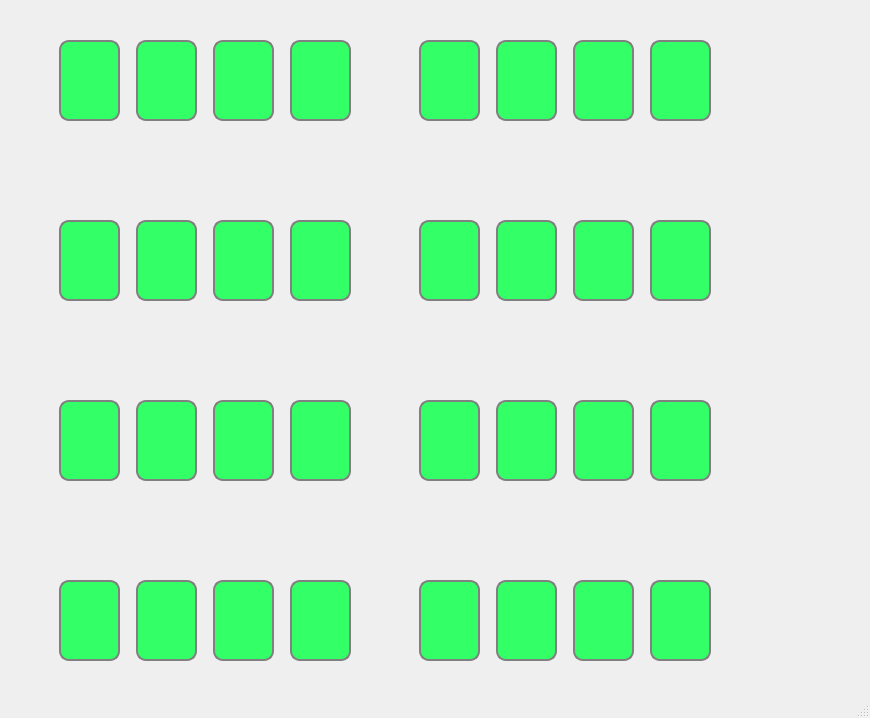
<?xml version="1.0" encoding="UTF-8"?>
<ui version="4.0">
 <class>Parking</class>
 <widget class="QMainWindow" name="ParkingNow">
  <property name="geometry">
   <rect>
    <x>0</x>
    <y>0</y>
    <width>870</width>
    <height>718</height>
   </rect>
  </property>
  <property name="font">
   <font>
    <family>Verdana</family>
    <pointsize>10</pointsize>
   </font>
  </property>
  <property name="windowTitle">
   <string>Parking Now</string>
  </property>
  <property name="windowIcon">
   <iconset>
    <normaloff>depositphotos_73409341-stock-photo-parking-area-on-the-road.jpg</normaloff>depositphotos_73409341-stock-photo-parking-area-on-the-road.jpg</iconset>
  </property>
  <widget class="QWidget" name="centralwidget">
   <widget class="QLineEdit" name="p1">
    <property name="geometry">
     <rect>
      <x>59</x>
      <y>40</y>
      <width>61</width>
      <height>81</height>
     </rect>
    </property>
    <property name="font">
     <font>
      <family>Verdana</family>
      <pointsize>12</pointsize>
      <weight>75</weight>
      <bold>true</bold>
     </font>
    </property>
    <property name="styleSheet">
     <string notr="true">QLineEdit {
    border: 2px solid gray;
    border-radius: 10px;
    padding: 0 8px;
    background-color: #33ff66;
}</string>
    </property>
    <property name="text">
     <string/>
    </property>
    <property name="readOnly">
     <bool>true</bool>
    </property>
   </widget>
   <widget class="QLabel" name="label">
    <property name="geometry">
     <rect>
      <x>19</x>
      <y>380</y>
      <width>361</width>
      <height>311</height>
     </rect>
    </property>
    <property name="text">
     <string/>
    </property>
    <property name="pixmap">
     <pixmap>parking.PNG</pixmap>
    </property>
    <property name="scaledContents">
     <bool>true</bool>
    </property>
   </widget>
   <widget class="QLabel" name="label_2">
    <property name="geometry">
     <rect>
      <x>379</x>
      <y>380</y>
      <width>361</width>
      <height>311</height>
     </rect>
    </property>
    <property name="text">
     <string/>
    </property>
    <property name="pixmap">
     <pixmap>parking.PNG</pixmap>
    </property>
    <property name="scaledContents">
     <bool>true</bool>
    </property>
   </widget>
   <widget class="QLabel" name="label_3">
    <property name="geometry">
     <rect>
      <x>379</x>
      <y>20</y>
      <width>361</width>
      <height>311</height>
     </rect>
    </property>
    <property name="text">
     <string/>
    </property>
    <property name="pixmap">
     <pixmap>parking.PNG</pixmap>
    </property>
    <property name="scaledContents">
     <bool>true</bool>
    </property>
   </widget>
   <widget class="QLabel" name="label_4">
    <property name="geometry">
     <rect>
      <x>19</x>
      <y>20</y>
      <width>361</width>
      <height>311</height>
     </rect>
    </property>
    <property name="text">
     <string/>
    </property>
    <property name="pixmap">
     <pixmap>parking.PNG</pixmap>
    </property>
    <property name="scaledContents">
     <bool>true</bool>
    </property>
   </widget>
   <widget class="QLabel" name="label_5">
    <property name="geometry">
     <rect>
      <x>19</x>
      <y>330</y>
      <width>361</width>
      <height>60</height>
     </rect>
    </property>
    <property name="text">
     <string/>
    </property>
    <property name="pixmap">
     <pixmap>separatore.PNG</pixmap>
    </property>
    <property name="scaledContents">
     <bool>true</bool>
    </property>
   </widget>
   <widget class="QLabel" name="label_6">
    <property name="geometry">
     <rect>
      <x>379</x>
      <y>330</y>
      <width>361</width>
      <height>60</height>
     </rect>
    </property>
    <property name="text">
     <string/>
    </property>
    <property name="pixmap">
     <pixmap>separatore.PNG</pixmap>
    </property>
    <property name="scaledContents">
     <bool>true</bool>
    </property>
   </widget>
   <widget class="QLabel" name="label_7">
    <property name="geometry">
     <rect>
      <x>750</x>
      <y>320</y>
      <width>111</width>
      <height>71</height>
     </rect>
    </property>
    <property name="text">
     <string/>
    </property>
    <property name="pixmap">
     <pixmap>depositphotos_73409341-stock-photo-parking-area-on-the-road.jpg</pixmap>
    </property>
    <property name="scaledContents">
     <bool>true</bool>
    </property>
   </widget>
   <widget class="QLineEdit" name="p2">
    <property name="geometry">
     <rect>
      <x>136</x>
      <y>40</y>
      <width>61</width>
      <height>81</height>
     </rect>
    </property>
    <property name="font">
     <font>
      <family>Verdana</family>
      <pointsize>12</pointsize>
      <weight>75</weight>
      <bold>true</bold>
     </font>
    </property>
    <property name="styleSheet">
     <string notr="true">QLineEdit {
    border: 2px solid gray;
    border-radius: 10px;
    padding: 0 8px;
    background-color: #33ff66;
}</string>
    </property>
    <property name="text">
     <string/>
    </property>
    <property name="readOnly">
     <bool>true</bool>
    </property>
   </widget>
   <widget class="QLineEdit" name="p6">
    <property name="geometry">
     <rect>
      <x>496</x>
      <y>40</y>
      <width>61</width>
      <height>81</height>
     </rect>
    </property>
    <property name="font">
     <font>
      <family>Verdana</family>
      <pointsize>12</pointsize>
      <weight>75</weight>
      <bold>true</bold>
     </font>
    </property>
    <property name="styleSheet">
     <string notr="true">QLineEdit {
    border: 2px solid gray;
    border-radius: 10px;
    padding: 0 8px;
    background-color: #33ff66;
}</string>
    </property>
    <property name="text">
     <string/>
    </property>
    <property name="readOnly">
     <bool>true</bool>
    </property>
   </widget>
   <widget class="QLineEdit" name="p5">
    <property name="geometry">
     <rect>
      <x>419</x>
      <y>40</y>
      <width>61</width>
      <height>81</height>
     </rect>
    </property>
    <property name="font">
     <font>
      <family>Verdana</family>
      <pointsize>12</pointsize>
      <weight>75</weight>
      <bold>true</bold>
     </font>
    </property>
    <property name="styleSheet">
     <string notr="true">QLineEdit {
    border: 2px solid gray;
    border-radius: 10px;
    padding: 0 8px;
    background-color: #33ff66;
}</string>
    </property>
    <property name="text">
     <string/>
    </property>
    <property name="readOnly">
     <bool>true</bool>
    </property>
   </widget>
   <widget class="QLineEdit" name="p4">
    <property name="geometry">
     <rect>
      <x>290</x>
      <y>40</y>
      <width>61</width>
      <height>81</height>
     </rect>
    </property>
    <property name="font">
     <font>
      <family>Verdana</family>
      <pointsize>12</pointsize>
      <weight>75</weight>
      <bold>true</bold>
     </font>
    </property>
    <property name="styleSheet">
     <string notr="true">QLineEdit {
    border: 2px solid gray;
    border-radius: 10px;
    padding: 0 8px;
    background-color: #33ff66;
}</string>
    </property>
    <property name="text">
     <string/>
    </property>
    <property name="readOnly">
     <bool>true</bool>
    </property>
   </widget>
   <widget class="QLineEdit" name="p3">
    <property name="geometry">
     <rect>
      <x>213</x>
      <y>40</y>
      <width>61</width>
      <height>81</height>
     </rect>
    </property>
    <property name="font">
     <font>
      <family>Verdana</family>
      <pointsize>12</pointsize>
      <weight>75</weight>
      <bold>true</bold>
     </font>
    </property>
    <property name="styleSheet">
     <string notr="true">QLineEdit {
    border: 2px solid gray;
    border-radius: 10px;
    padding: 0 8px;
    background-color: #33ff66;
}
</string>
    </property>
    <property name="text">
     <string/>
    </property>
    <property name="readOnly">
     <bool>true</bool>
    </property>
   </widget>
   <widget class="QLineEdit" name="p17">
    <property name="geometry">
     <rect>
      <x>59</x>
      <y>400</y>
      <width>61</width>
      <height>81</height>
     </rect>
    </property>
    <property name="font">
     <font>
      <family>Verdana</family>
      <pointsize>12</pointsize>
      <weight>75</weight>
      <bold>true</bold>
     </font>
    </property>
    <property name="styleSheet">
     <string notr="true">QLineEdit {
    border: 2px solid gray;
    border-radius: 10px;
    padding: 0 8px;
    background-color: #33ff66;
}</string>
    </property>
    <property name="text">
     <string/>
    </property>
    <property name="readOnly">
     <bool>true</bool>
    </property>
   </widget>
   <widget class="QLineEdit" name="p9">
    <property name="geometry">
     <rect>
      <x>59</x>
      <y>220</y>
      <width>61</width>
      <height>81</height>
     </rect>
    </property>
    <property name="font">
     <font>
      <family>Verdana</family>
      <pointsize>12</pointsize>
      <weight>75</weight>
      <bold>true</bold>
     </font>
    </property>
    <property name="styleSheet">
     <string notr="true">QLineEdit {
    border: 2px solid gray;
    border-radius: 10px;
    padding: 0 8px;
    background-color: #33ff66;
}</string>
    </property>
    <property name="text">
     <string/>
    </property>
    <property name="readOnly">
     <bool>true</bool>
    </property>
   </widget>
   <widget class="QLineEdit" name="p8">
    <property name="geometry">
     <rect>
      <x>650</x>
      <y>40</y>
      <width>61</width>
      <height>81</height>
     </rect>
    </property>
    <property name="font">
     <font>
      <family>Verdana</family>
      <pointsize>12</pointsize>
      <weight>75</weight>
      <bold>true</bold>
     </font>
    </property>
    <property name="styleSheet">
     <string notr="true">QLineEdit {
    border: 2px solid gray;
    border-radius: 10px;
    padding: 0 8px;
    background-color: #33ff66;
}</string>
    </property>
    <property name="text">
     <string/>
    </property>
    <property name="readOnly">
     <bool>true</bool>
    </property>
   </widget>
   <widget class="QLineEdit" name="p7">
    <property name="geometry">
     <rect>
      <x>573</x>
      <y>40</y>
      <width>61</width>
      <height>81</height>
     </rect>
    </property>
    <property name="font">
     <font>
      <family>Verdana</family>
      <pointsize>12</pointsize>
      <weight>75</weight>
      <bold>true</bold>
     </font>
    </property>
    <property name="styleSheet">
     <string notr="true">QLineEdit {
    border: 2px solid gray;
    border-radius: 10px;
    padding: 0 8px;
    background-color: #33ff66;
}
</string>
    </property>
    <property name="text">
     <string/>
    </property>
    <property name="readOnly">
     <bool>true</bool>
    </property>
   </widget>
   <widget class="QLineEdit" name="p10">
    <property name="geometry">
     <rect>
      <x>136</x>
      <y>220</y>
      <width>61</width>
      <height>81</height>
     </rect>
    </property>
    <property name="font">
     <font>
      <family>Verdana</family>
      <pointsize>12</pointsize>
      <weight>75</weight>
      <bold>true</bold>
     </font>
    </property>
    <property name="styleSheet">
     <string notr="true">QLineEdit {
    border: 2px solid gray;
    border-radius: 10px;
    padding: 0 8px;
    background-color: #33ff66;
}</string>
    </property>
    <property name="text">
     <string/>
    </property>
    <property name="readOnly">
     <bool>true</bool>
    </property>
   </widget>
   <widget class="QLineEdit" name="p13">
    <property name="geometry">
     <rect>
      <x>419</x>
      <y>220</y>
      <width>61</width>
      <height>81</height>
     </rect>
    </property>
    <property name="font">
     <font>
      <family>Verdana</family>
      <pointsize>12</pointsize>
      <weight>75</weight>
      <bold>true</bold>
     </font>
    </property>
    <property name="styleSheet">
     <string notr="true">QLineEdit {
    border: 2px solid gray;
    border-radius: 10px;
    padding: 0 8px;
    background-color: #33ff66;
}</string>
    </property>
    <property name="text">
     <string/>
    </property>
    <property name="readOnly">
     <bool>true</bool>
    </property>
   </widget>
   <widget class="QLineEdit" name="p12">
    <property name="geometry">
     <rect>
      <x>290</x>
      <y>220</y>
      <width>61</width>
      <height>81</height>
     </rect>
    </property>
    <property name="font">
     <font>
      <family>Verdana</family>
      <pointsize>12</pointsize>
      <weight>75</weight>
      <bold>true</bold>
     </font>
    </property>
    <property name="styleSheet">
     <string notr="true">QLineEdit {
    border: 2px solid gray;
    border-radius: 10px;
    padding: 0 8px;
    background-color: #33ff66;
}</string>
    </property>
    <property name="text">
     <string/>
    </property>
    <property name="readOnly">
     <bool>true</bool>
    </property>
   </widget>
   <widget class="QLineEdit" name="p11">
    <property name="geometry">
     <rect>
      <x>213</x>
      <y>220</y>
      <width>61</width>
      <height>81</height>
     </rect>
    </property>
    <property name="font">
     <font>
      <family>Verdana</family>
      <pointsize>12</pointsize>
      <weight>75</weight>
      <bold>true</bold>
     </font>
    </property>
    <property name="styleSheet">
     <string notr="true">QLineEdit {
    border: 2px solid gray;
    border-radius: 10px;
    padding: 0 8px;
    background-color: #33ff66;
}</string>
    </property>
    <property name="text">
     <string/>
    </property>
    <property name="readOnly">
     <bool>true</bool>
    </property>
   </widget>
   <widget class="QLineEdit" name="p14">
    <property name="geometry">
     <rect>
      <x>496</x>
      <y>220</y>
      <width>61</width>
      <height>81</height>
     </rect>
    </property>
    <property name="font">
     <font>
      <family>Verdana</family>
      <pointsize>12</pointsize>
      <weight>75</weight>
      <bold>true</bold>
     </font>
    </property>
    <property name="styleSheet">
     <string notr="true">QLineEdit {
    border: 2px solid gray;
    border-radius: 10px;
    padding: 0 8px;
    background-color: #33ff66;
}</string>
    </property>
    <property name="text">
     <string/>
    </property>
    <property name="readOnly">
     <bool>true</bool>
    </property>
   </widget>
   <widget class="QLineEdit" name="p15">
    <property name="geometry">
     <rect>
      <x>573</x>
      <y>220</y>
      <width>61</width>
      <height>81</height>
     </rect>
    </property>
    <property name="font">
     <font>
      <family>Verdana</family>
      <pointsize>12</pointsize>
      <weight>75</weight>
      <bold>true</bold>
     </font>
    </property>
    <property name="styleSheet">
     <string notr="true">QLineEdit {
    border: 2px solid gray;
    border-radius: 10px;
    padding: 0 8px;
    background-color: #33ff66;
}</string>
    </property>
    <property name="text">
     <string/>
    </property>
    <property name="readOnly">
     <bool>true</bool>
    </property>
   </widget>
   <widget class="QLineEdit" name="p16">
    <property name="geometry">
     <rect>
      <x>650</x>
      <y>220</y>
      <width>61</width>
      <height>81</height>
     </rect>
    </property>
    <property name="font">
     <font>
      <family>Verdana</family>
      <pointsize>12</pointsize>
      <weight>75</weight>
      <bold>true</bold>
     </font>
    </property>
    <property name="styleSheet">
     <string notr="true">QLineEdit {
    border: 2px solid gray;
    border-radius: 10px;
    padding: 0 8px;
    background-color: #33ff66;
}</string>
    </property>
    <property name="text">
     <string/>
    </property>
    <property name="readOnly">
     <bool>true</bool>
    </property>
   </widget>
   <widget class="QLineEdit" name="p19">
    <property name="geometry">
     <rect>
      <x>213</x>
      <y>400</y>
      <width>61</width>
      <height>81</height>
     </rect>
    </property>
    <property name="font">
     <font>
      <family>Verdana</family>
      <pointsize>12</pointsize>
      <weight>75</weight>
      <bold>true</bold>
     </font>
    </property>
    <property name="styleSheet">
     <string notr="true">QLineEdit {
    border: 2px solid gray;
    border-radius: 10px;
    padding: 0 8px;
    background-color: #33ff66;
}</string>
    </property>
    <property name="text">
     <string/>
    </property>
    <property name="readOnly">
     <bool>true</bool>
    </property>
   </widget>
   <widget class="QLineEdit" name="p18">
    <property name="geometry">
     <rect>
      <x>136</x>
      <y>400</y>
      <width>61</width>
      <height>81</height>
     </rect>
    </property>
    <property name="font">
     <font>
      <family>Verdana</family>
      <pointsize>12</pointsize>
      <weight>75</weight>
      <bold>true</bold>
     </font>
    </property>
    <property name="styleSheet">
     <string notr="true">QLineEdit {
    border: 2px solid gray;
    border-radius: 10px;
    padding: 0 8px;
    background-color: #33ff66;
}</string>
    </property>
    <property name="text">
     <string/>
    </property>
    <property name="readOnly">
     <bool>true</bool>
    </property>
   </widget>
   <widget class="QLineEdit" name="p20">
    <property name="geometry">
     <rect>
      <x>290</x>
      <y>400</y>
      <width>61</width>
      <height>81</height>
     </rect>
    </property>
    <property name="font">
     <font>
      <family>Verdana</family>
      <pointsize>12</pointsize>
      <weight>75</weight>
      <bold>true</bold>
     </font>
    </property>
    <property name="styleSheet">
     <string notr="true">QLineEdit {
    border: 2px solid gray;
    border-radius: 10px;
    padding: 0 8px;
    background-color: #33ff66;
}</string>
    </property>
    <property name="text">
     <string/>
    </property>
    <property name="readOnly">
     <bool>true</bool>
    </property>
   </widget>
   <widget class="QLineEdit" name="p23">
    <property name="geometry">
     <rect>
      <x>573</x>
      <y>400</y>
      <width>61</width>
      <height>81</height>
     </rect>
    </property>
    <property name="font">
     <font>
      <family>Verdana</family>
      <pointsize>12</pointsize>
      <weight>75</weight>
      <bold>true</bold>
     </font>
    </property>
    <property name="styleSheet">
     <string notr="true">QLineEdit {
    border: 2px solid gray;
    border-radius: 10px;
    padding: 0 8px;
    background-color: #33ff66;
}</string>
    </property>
    <property name="text">
     <string/>
    </property>
    <property name="readOnly">
     <bool>true</bool>
    </property>
   </widget>
   <widget class="QLineEdit" name="p21">
    <property name="geometry">
     <rect>
      <x>419</x>
      <y>400</y>
      <width>61</width>
      <height>81</height>
     </rect>
    </property>
    <property name="font">
     <font>
      <family>Verdana</family>
      <pointsize>12</pointsize>
      <weight>75</weight>
      <bold>true</bold>
     </font>
    </property>
    <property name="styleSheet">
     <string notr="true">QLineEdit {
    border: 2px solid gray;
    border-radius: 10px;
    padding: 0 8px;
    background-color: #33ff66;
}</string>
    </property>
    <property name="text">
     <string/>
    </property>
    <property name="readOnly">
     <bool>true</bool>
    </property>
   </widget>
   <widget class="QLineEdit" name="p22">
    <property name="geometry">
     <rect>
      <x>496</x>
      <y>400</y>
      <width>61</width>
      <height>81</height>
     </rect>
    </property>
    <property name="font">
     <font>
      <family>Verdana</family>
      <pointsize>12</pointsize>
      <weight>75</weight>
      <bold>true</bold>
     </font>
    </property>
    <property name="styleSheet">
     <string notr="true">QLineEdit {
    border: 2px solid gray;
    border-radius: 10px;
    padding: 0 8px;
    background-color: #33ff66;
}</string>
    </property>
    <property name="text">
     <string/>
    </property>
    <property name="readOnly">
     <bool>true</bool>
    </property>
   </widget>
   <widget class="QLineEdit" name="p24">
    <property name="geometry">
     <rect>
      <x>650</x>
      <y>400</y>
      <width>61</width>
      <height>81</height>
     </rect>
    </property>
    <property name="font">
     <font>
      <family>Verdana</family>
      <pointsize>12</pointsize>
      <weight>75</weight>
      <bold>true</bold>
     </font>
    </property>
    <property name="styleSheet">
     <string notr="true">QLineEdit {
    border: 2px solid gray;
    border-radius: 10px;
    padding: 0 8px;
    background-color: #33ff66;
}</string>
    </property>
    <property name="text">
     <string/>
    </property>
    <property name="readOnly">
     <bool>true</bool>
    </property>
   </widget>
   <widget class="QLineEdit" name="p27">
    <property name="geometry">
     <rect>
      <x>213</x>
      <y>580</y>
      <width>61</width>
      <height>81</height>
     </rect>
    </property>
    <property name="font">
     <font>
      <family>Verdana</family>
      <pointsize>12</pointsize>
      <weight>75</weight>
      <bold>true</bold>
     </font>
    </property>
    <property name="styleSheet">
     <string notr="true">QLineEdit {
    border: 2px solid gray;
    border-radius: 10px;
    padding: 0 8px;
    background-color: #33ff66;
}</string>
    </property>
    <property name="text">
     <string/>
    </property>
    <property name="readOnly">
     <bool>true</bool>
    </property>
   </widget>
   <widget class="QLineEdit" name="p31">
    <property name="geometry">
     <rect>
      <x>573</x>
      <y>580</y>
      <width>61</width>
      <height>81</height>
     </rect>
    </property>
    <property name="font">
     <font>
      <family>Verdana</family>
      <pointsize>12</pointsize>
      <weight>75</weight>
      <bold>true</bold>
     </font>
    </property>
    <property name="styleSheet">
     <string notr="true">QLineEdit {
    border: 2px solid gray;
    border-radius: 10px;
    padding: 0 8px;
    background-color: #33ff66;
}</string>
    </property>
    <property name="text">
     <string/>
    </property>
    <property name="readOnly">
     <bool>true</bool>
    </property>
   </widget>
   <widget class="QLineEdit" name="p25">
    <property name="geometry">
     <rect>
      <x>59</x>
      <y>580</y>
      <width>61</width>
      <height>81</height>
     </rect>
    </property>
    <property name="font">
     <font>
      <family>Verdana</family>
      <pointsize>12</pointsize>
      <weight>75</weight>
      <bold>true</bold>
     </font>
    </property>
    <property name="styleSheet">
     <string notr="true">QLineEdit {
    border: 2px solid gray;
    border-radius: 10px;
    padding: 0 8px;
    background-color: #33ff66;
}</string>
    </property>
    <property name="text">
     <string/>
    </property>
    <property name="readOnly">
     <bool>true</bool>
    </property>
   </widget>
   <widget class="QLineEdit" name="p26">
    <property name="geometry">
     <rect>
      <x>136</x>
      <y>580</y>
      <width>61</width>
      <height>81</height>
     </rect>
    </property>
    <property name="font">
     <font>
      <family>Verdana</family>
      <pointsize>12</pointsize>
      <weight>75</weight>
      <bold>true</bold>
     </font>
    </property>
    <property name="styleSheet">
     <string notr="true">QLineEdit {
    border: 2px solid gray;
    border-radius: 10px;
    padding: 0 8px;
    background-color: #33ff66;
}</string>
    </property>
    <property name="text">
     <string/>
    </property>
    <property name="readOnly">
     <bool>true</bool>
    </property>
   </widget>
   <widget class="QLineEdit" name="p30">
    <property name="geometry">
     <rect>
      <x>496</x>
      <y>580</y>
      <width>61</width>
      <height>81</height>
     </rect>
    </property>
    <property name="font">
     <font>
      <family>Verdana</family>
      <pointsize>12</pointsize>
      <weight>75</weight>
      <bold>true</bold>
     </font>
    </property>
    <property name="styleSheet">
     <string notr="true">QLineEdit {
    border: 2px solid gray;
    border-radius: 10px;
    padding: 0 8px;
    background-color: #33ff66;
}</string>
    </property>
    <property name="text">
     <string/>
    </property>
    <property name="readOnly">
     <bool>true</bool>
    </property>
   </widget>
   <widget class="QLineEdit" name="p28">
    <property name="geometry">
     <rect>
      <x>290</x>
      <y>580</y>
      <width>61</width>
      <height>81</height>
     </rect>
    </property>
    <property name="font">
     <font>
      <family>Verdana</family>
      <pointsize>12</pointsize>
      <weight>75</weight>
      <bold>true</bold>
     </font>
    </property>
    <property name="styleSheet">
     <string notr="true">QLineEdit {
    border: 2px solid gray;
    border-radius: 10px;
    padding: 0 8px;
    background-color: #33ff66;
}</string>
    </property>
    <property name="text">
     <string/>
    </property>
    <property name="readOnly">
     <bool>true</bool>
    </property>
   </widget>
   <widget class="QLineEdit" name="p32">
    <property name="geometry">
     <rect>
      <x>650</x>
      <y>580</y>
      <width>61</width>
      <height>81</height>
     </rect>
    </property>
    <property name="font">
     <font>
      <family>Verdana</family>
      <pointsize>12</pointsize>
      <weight>75</weight>
      <bold>true</bold>
     </font>
    </property>
    <property name="styleSheet">
     <string notr="true">QLineEdit {
    border: 2px solid gray;
    border-radius: 10px;
    padding: 0 8px;
    background-color: #33ff66;
}</string>
    </property>
    <property name="text">
     <string/>
    </property>
    <property name="readOnly">
     <bool>true</bool>
    </property>
   </widget>
   <widget class="QLineEdit" name="p29">
    <property name="geometry">
     <rect>
      <x>419</x>
      <y>580</y>
      <width>61</width>
      <height>81</height>
     </rect>
    </property>
    <property name="font">
     <font>
      <family>Verdana</family>
      <pointsize>12</pointsize>
      <weight>75</weight>
      <bold>true</bold>
     </font>
    </property>
    <property name="styleSheet">
     <string notr="true">QLineEdit {
    border: 2px solid gray;
    border-radius: 10px;
    padding: 0 8px;
    background-color: #33ff66;
}</string>
    </property>
    <property name="text">
     <string/>
    </property>
    <property name="readOnly">
     <bool>true</bool>
    </property>
   </widget>
   <zorder>label_4</zorder>
   <zorder>p1</zorder>
   <zorder>label</zorder>
   <zorder>label_2</zorder>
   <zorder>label_3</zorder>
   <zorder>label_5</zorder>
   <zorder>label_6</zorder>
   <zorder>label_7</zorder>
   <zorder>p2</zorder>
   <zorder>p6</zorder>
   <zorder>p5</zorder>
   <zorder>p4</zorder>
   <zorder>p3</zorder>
   <zorder>p17</zorder>
   <zorder>p9</zorder>
   <zorder>p8</zorder>
   <zorder>p7</zorder>
   <zorder>p10</zorder>
   <zorder>p13</zorder>
   <zorder>p12</zorder>
   <zorder>p11</zorder>
   <zorder>p14</zorder>
   <zorder>p15</zorder>
   <zorder>p16</zorder>
   <zorder>p19</zorder>
   <zorder>p18</zorder>
   <zorder>p20</zorder>
   <zorder>p23</zorder>
   <zorder>p21</zorder>
   <zorder>p22</zorder>
   <zorder>p24</zorder>
   <zorder>p27</zorder>
   <zorder>p31</zorder>
   <zorder>p25</zorder>
   <zorder>p26</zorder>
   <zorder>p30</zorder>
   <zorder>p28</zorder>
   <zorder>p32</zorder>
   <zorder>p29</zorder>
  </widget>
  <widget class="QStatusBar" name="statusbar"/>
  <action name="actionStart_Camera">
   <property name="text">
    <string>Start Camera </string>
   </property>
  </action>
  <action name="actionStop_Camera">
   <property name="text">
    <string>Stop Camera  </string>
   </property>
  </action>
  <action name="actionExit">
   <property name="icon">
    <iconset>
     <normaloff>../../Desktop/File_LoraTool/delete.png</normaloff>../../Desktop/File_LoraTool/delete.png</iconset>
   </property>
   <property name="text">
    <string>Exit</string>
   </property>
  </action>
 </widget>
 <resources/>
 <connections/>
</ui>
